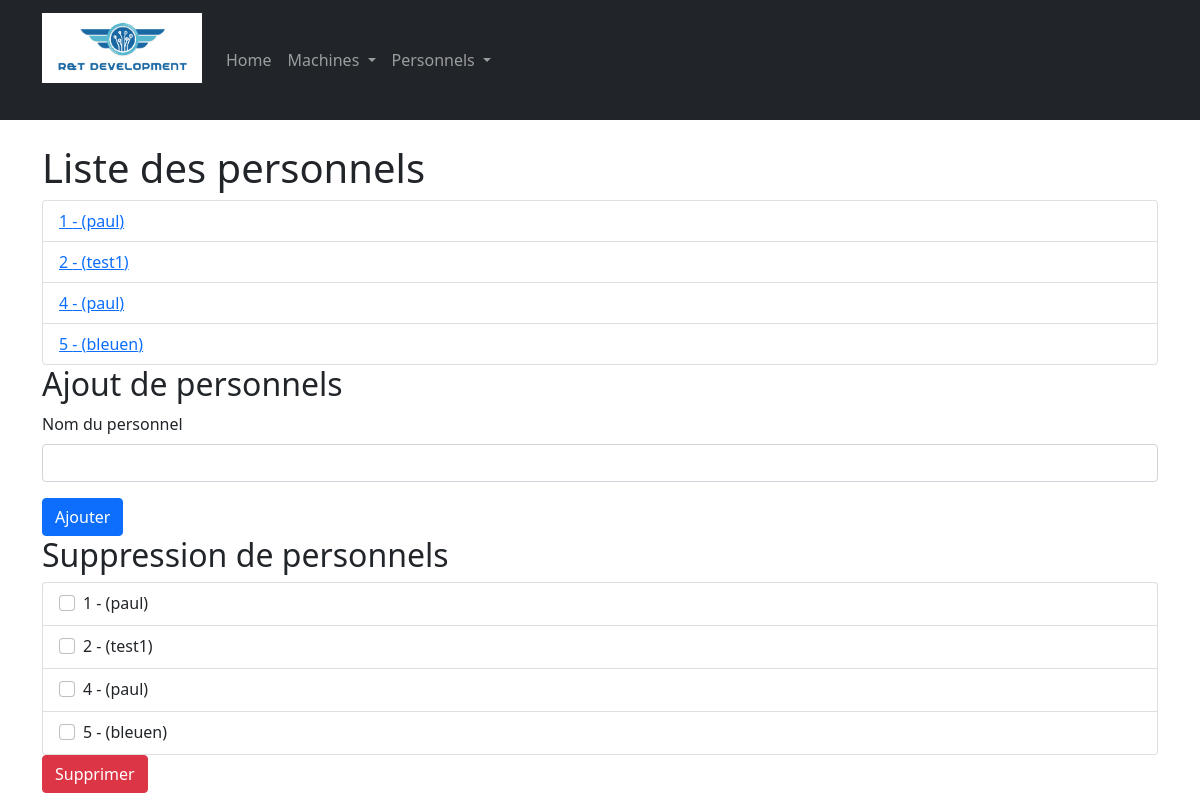
The page /computerApp/personnels/ on the database as committed earlier.
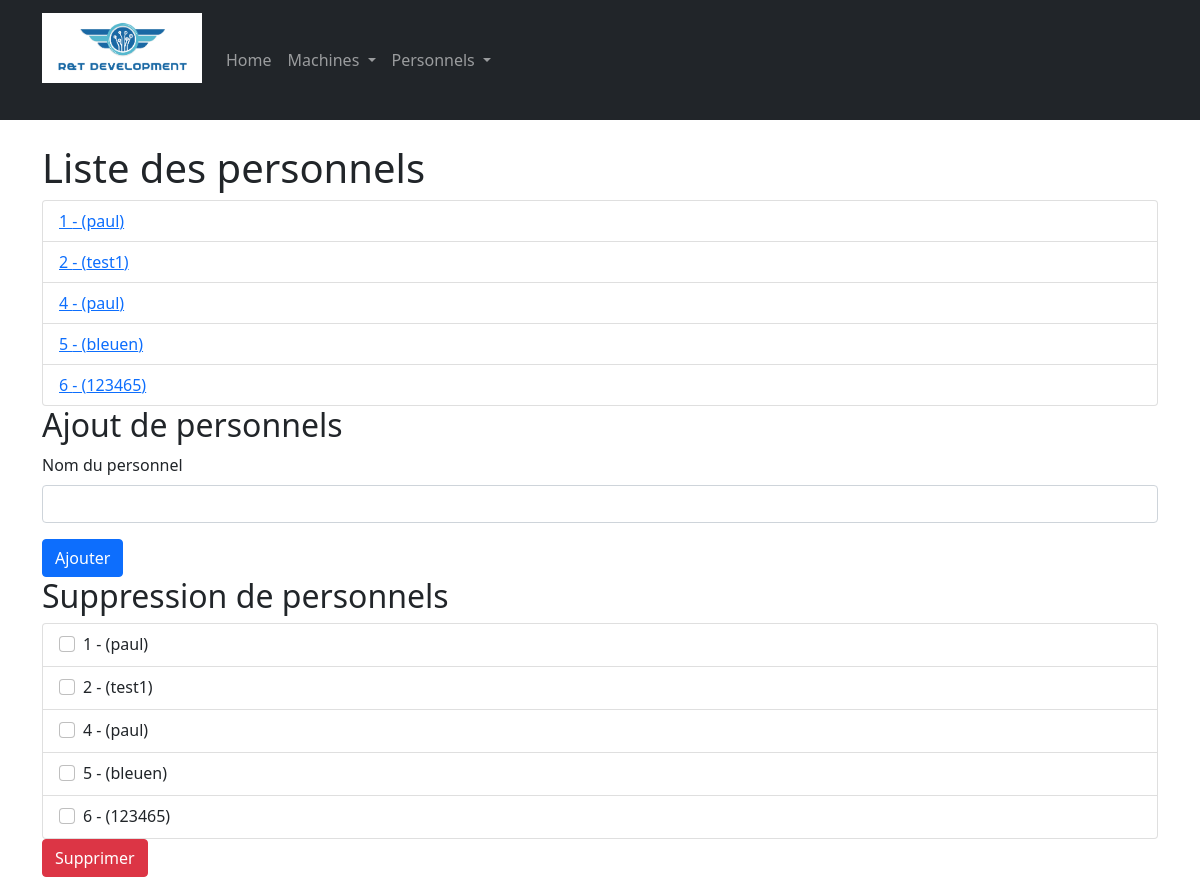
The same page on the database as committed later.
### computerApp/models.py (models this page shows, shortened)
class Personnel(models.Model):
    TYPE = (
        ('Genre', ('Genre - à choisir ')),
        ('Homme', ('Homme ')),
        ('Femme', ('Femme ')),
        ('ND', ('ND - ne préfaire pas ce prononcer')),
    )
    nom = models.CharField(max_length=10)
    maintenanceDate = models.DateField(default = datetime.now())
    mach = models.CharField(max_length=16, choices= TYPE, default='Genre')

### computerApp/views.py (the view)
# urls.py: path('personnels/', views.personnel_list_view, name='personnels'),
def personnel_list_view(request) :
	personnel = Personnel.objects.all()
	context={'personnels': personnel}
	return render(request, 'computerApp/personnel_list.html',context)

### computerApp/templates/computerApp/personnel_list.html (shortened to what this page needs)
<!DOCTYPE html>
<html>
<head>
  <link rel="stylesheet" href="https://cdnjs.cloudflare.com/ajax/libs/twitter-bootstrap/5.1.3/css/bootstrap.min.css">
</head>
<body>
<nav class="navbar navbar-expand-lg navbar-dark bg-dark">
  <div class="container">
    <a class="navbar-brand" href="#">
      <img src="/static/computerApp/images/rtdev.png" alt="Logo" class="img-fluid mx-auto d-block mb-4" style="max-width: 160px;">
    </a>
    <div class="collapse navbar-collapse" id="navbarNav">
      <ul class="navbar-nav">
        <li class="nav-item">
          <a class="nav-link" href="{% url 'index' %}">Home</a>
        </li>
        <li class="nav-item dropdown">
          <a class="nav-link dropdown-toggle" href="#" id="machinesDropdown" role="button" data-bs-toggle="dropdown" aria-expanded="false">
            Machines
          </a>
        </li>
        <li class="nav-item dropdown">
          <a class="nav-link dropdown-toggle" href="#" id="personnelsDropdown" role="button" data-bs-toggle="dropdown" aria-expanded="false">
            Personnels
          </a>
        </li>
      </ul>
    </div>
  </div>
</nav>
<div class="container mt-4">
  {% block content %}
  <h1>Liste des personnels</h1>
  {% if personnels %}
    <ul class="list-group">
      {% for personnel in personnels %}
        <li class="list-group-item">
          <a href="{% url 'personnel-detail' personnel.id %}">
            {{ personnel.id }} - ({{ personnel.nom }})
          </a>
        </li>
      {% endfor %}
    </ul>
  {% else %}
    <p>Il n'y a pas de personnels.</p>
  {% endif %}
  <h2>Ajout de personnels</h2>
  <form method="post" action="{% url 'add-personnels' %}">
    <div class="mb-3">
      <label for="nom" class="form-label">Nom du personnel</label>
      <input type="text" class="form-control" id="nom" name="nom" required>
    </div>
    <button type="submit" class="btn btn-primary">Ajouter</button>
  </form>
  <h2>Suppression de personnels</h2>
  <form method="post" action="{% url 'delete-personnels' %}">
    <ul class="list-group">
      {% for personnel in personnels %}
        <li class="list-group-item">
          <div class="form-check">
            <input class="form-check-input" type="checkbox" name="personnels" value="{{ personnel.id }}" id="personnel-{{ personnel.id }}">
            <label class="form-check-label" for="personnel-{{ personnel.id }}">
              {{ personnel.id }} - ({{ personnel.nom }})
            </label>
          </div>
        </li>
      {% endfor %}
    </ul>
    <button type="submit" class="btn btn-danger">Supprimer</button>
  </form>
  {% endblock %}
</div>
</body>
</html>

Rows that differ between the two databases and show on the page:
added Personnel: id "6", nom "123465"
